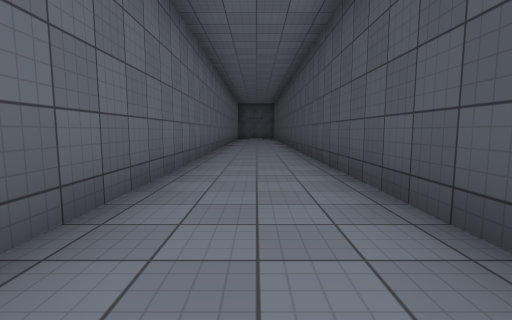
[1] (above)

23 first-person views from a walk through a scene from a Unity 3-D project. The camera is 1.2 m above the floor, tilts 6° down and sees 85° across. The floor is counted in squares, 2 m on a side. Each view is taken from the middle of a square. On the plan, view 1 faces up. The plan holds only what a view shows up to about 9 squares ahead; the rest is blank. The place goes on beyond the plan. The player is left out. Surface patterns are stand-ins for the level's own textures.

[2]
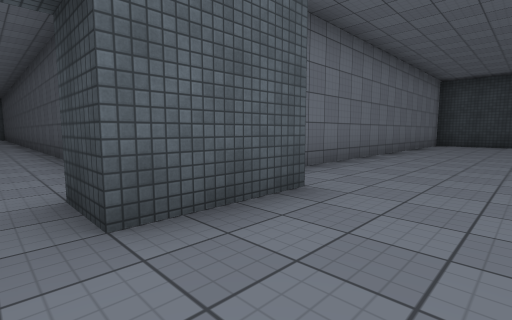

[3]
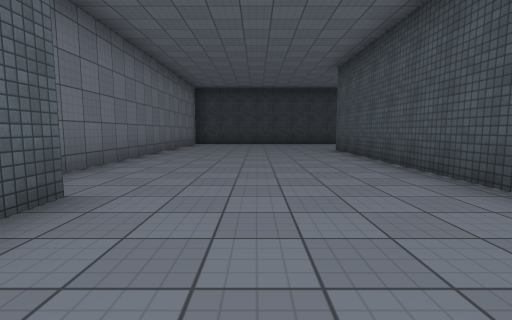

[4]
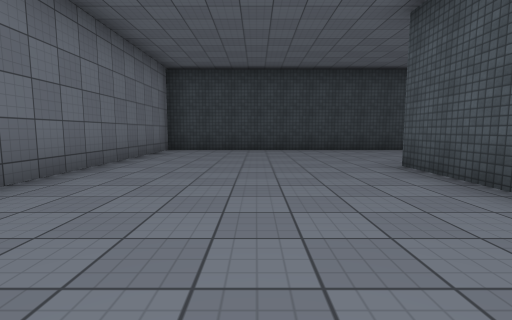

[5]
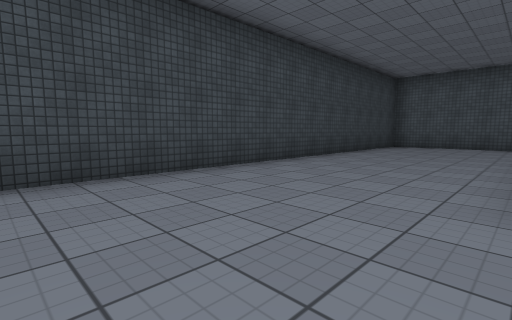

[6]
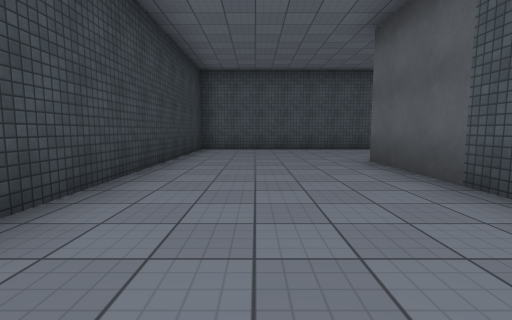

[7]
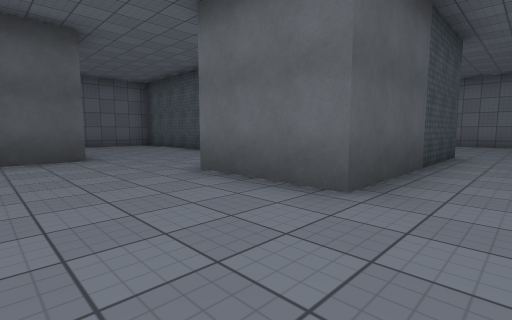

[8]
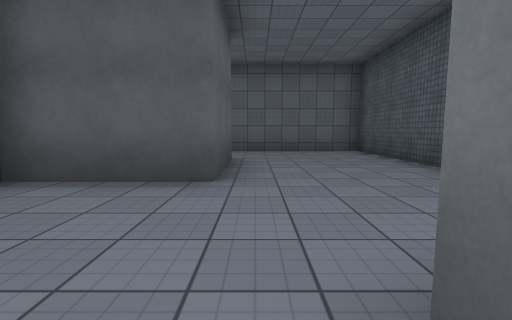

[9]
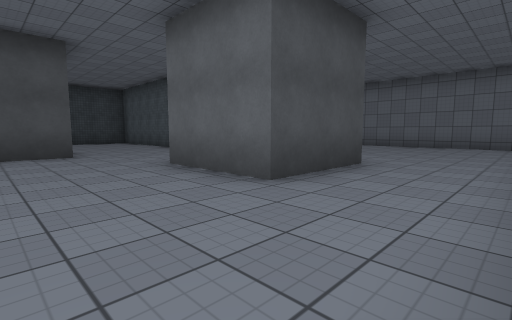

[10]
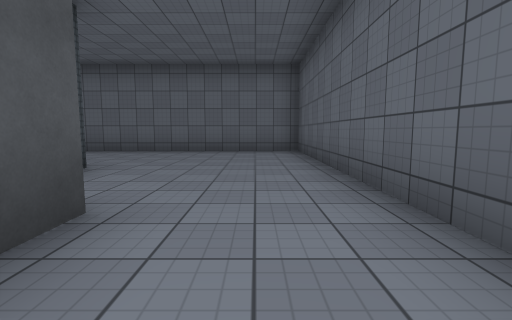

[11]
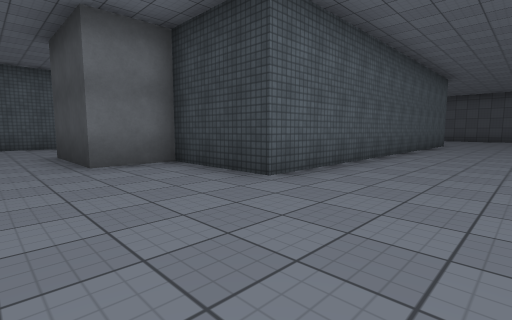

[12]
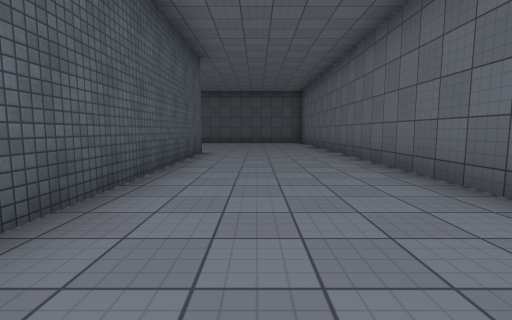

[13]
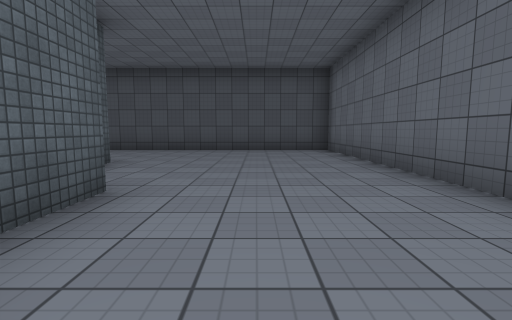

[14]
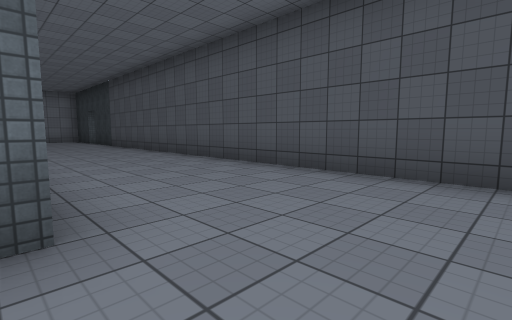

[15]
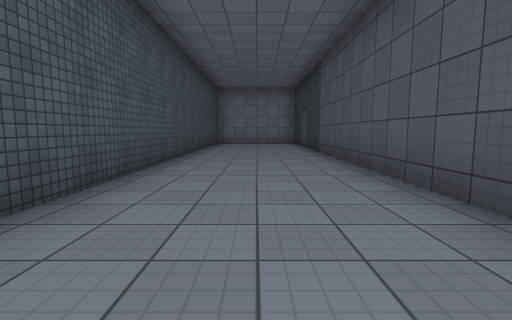

[16]
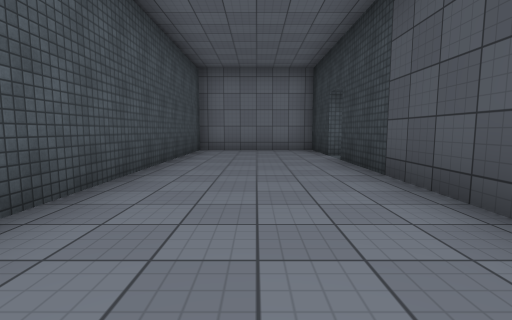

[17]
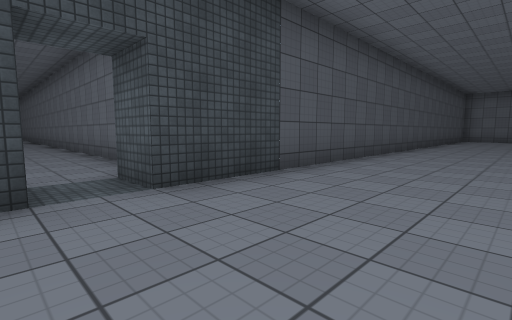

[18]
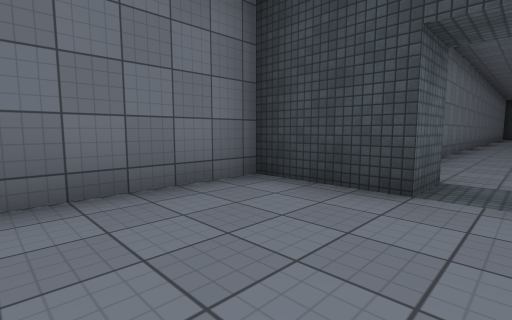

[19]
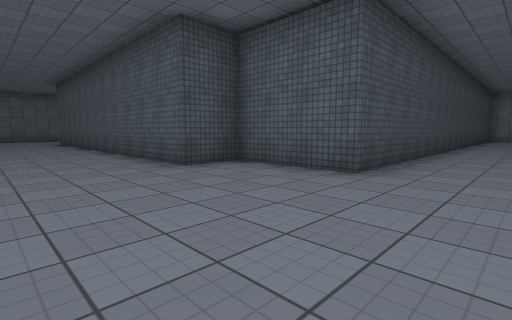

[20]
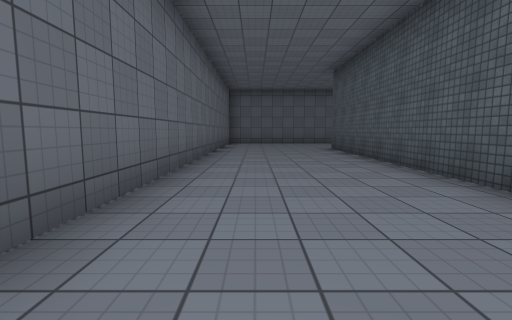

[21]
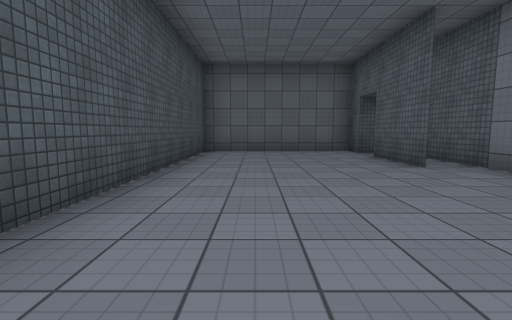

[22]
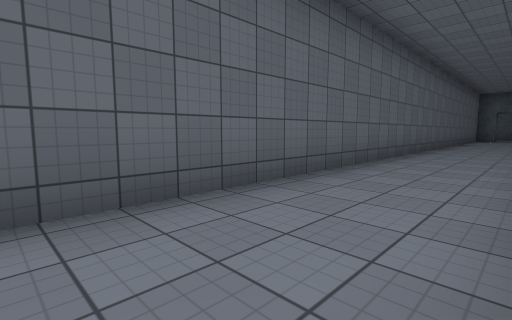

[23]
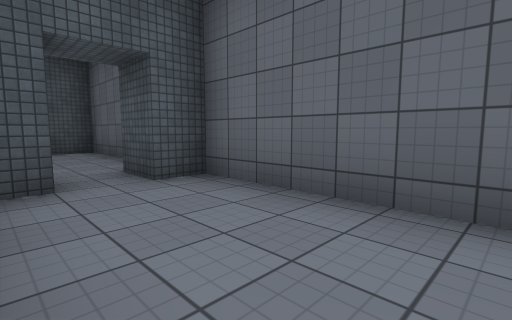

### Floor plan
Points are (right, up) in squares from view 1. A wall is a line through its corners. A room is listed if a view was taken in it or the views show most of it. See-through windows are left out.
Room 1 (views 1, 22, 23)
walls: (1.3, 1.2) (1.3, 9); (-1.4, -0.2) (-0.5, -0.2) (-0.5, -1.3); (-1.2, 10.5) (-1.2, -1.5); (0.5, -1.3) (0.5, -0.2) (1, -0.2)
ways out: opening at (0, -1) to room 2
Room 2 (views 2, 3, 4, 5, 6, 7, 8, 9, 10, 11, 12, 13, 14, 15, 16, 17, 18, 19, 20, 21)
walls: (7.2, -14) (12.7, -14) (12.7, -0.3) (0.8, -0.3); (2.5, -8) (-1.2, -8) (-1.2, -11.8); (-1.2, -13.2) (-1.2, -20.3) (18.8, -20.3) (18.8, -3.3) (19.8, -3.3); (2.6, -1.3) (0.5, -1.3); (-0.5, -1.3) (-1.2, -1.3); (-1.2, -1.5) (-1.2, -5.5) (8.7, -5.5) (8.7, -10.5) (6.2, -10.5) (6.2, -9.2); (19.9, -2.3) (18.8, -2.3) (18.8, -0.3) (15.3, -0.3) (15.3, -15.2) (12.8, -15.2) (12.8, -16.5) (2.8, -16.5) (2.8, -14) (1.3, -14) (1.3, -11.5) (3.8, -11.5) (3.8, -14)
ways out: opening at (0, -1) to room 1; opening at (20, -3)

Positions as (right, up) in squares from view 1, and headings:
1: (0, 0), facing up
2: (0, -3), facing up-right
3: (0, -3), facing right
4: (4, -3), facing right
5: (9, -3), facing down-right
6: (11, -5), facing down
7: (10, -13), facing up-left
8: (7, -11), facing left
9: (-1, -9), facing down-right
10: (0, -12), facing down
11: (0, -19), facing up-right
12: (5, -18), facing right
13: (10, -18), facing right
14: (15, -17), facing up-right
15: (17, -13), facing up
16: (17, -9), facing up
17: (16, -2), facing down-right
18: (16, -3), facing up-right
19: (17, -19), facing up-left
20: (12, -19), facing left
21: (7, -4), facing left
22: (1, 1), facing up-left
23: (1, 3), facing down-left
